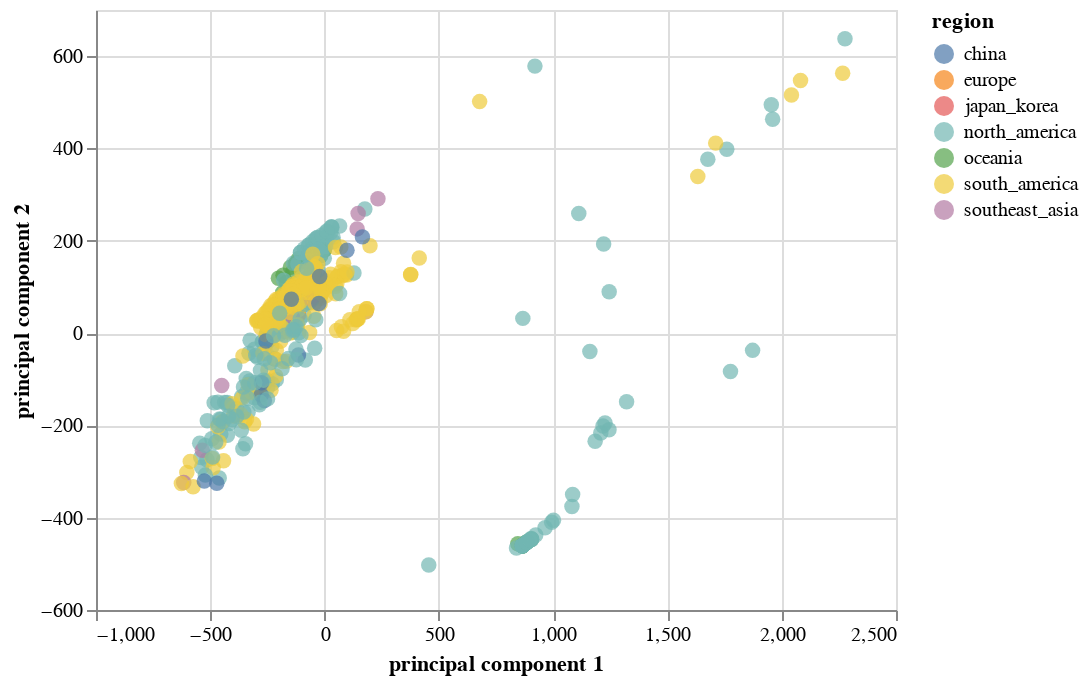

This figure's notebook cell:
### Code cell
import altair as alt
brush = alt.selection(type='interval', resolve='global')
#link the charts
alt.Chart(finalDf).mark_circle(size=60).encode(
    x='principal component 1',
    y='principal component 2',
    color='region',
    tooltip=['strain', 'region']
).interactive()
#Make this into a website (view compiled vega -- gives you the javascript -- put that into a HTML script)

### Figure 1 — Vega-Lite specification as saved in the notebook (floating-point values rounded to 4 significant figures; data arrays with more than 128 entries replaced by an {"elided": "..."} marker saying what was removed)
{"$schema": "https://vega.github.io/schema/vega-lite/v3.3.0.json", "config": {"mark": {"tooltip": null}, "view": {"height": 300, "width": 400}}, "data": {"name": "data-d7827bd464df6958743303b5ecd92a15"}, "datasets": {"data-d7827bd464df6958743303b5ecd92a15": {"elided": "701 records"}}, "encoding": {"color": {"field": "region", "type": "nominal"}, "tooltip": [{"field": "strain", "type": "nominal"}, {"field": "region", "type": "nominal"}], "x": {"field": "principal component 1", "type": "quantitative"}, "y": {"field": "principal component 2", "type": "quantitative"}}, "mark": {"size": 60, "type": "circle"}, "selection": {"selector003": {"bind": "scales", "encodings": ["x", "y"], "type": "interval"}}}
